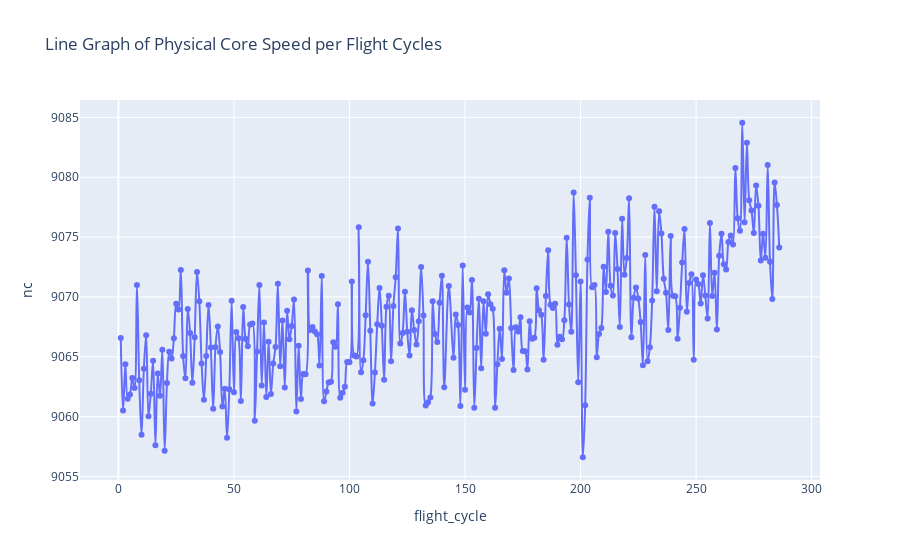

The notebook cell this image was saved under:
### Code cell
figure07 = px.line(df_aircraft_engine02_sort, 
                   x="flight_cycle", 
                   y="nc",
                   hover_name='esn',
                   line_shape='spline',
                   markers=True,
                   title="Line Graph of Physical Core Speed per Flight Cycles")
figure07.show()

### Figure 1 — Plotly figure (JSON) as saved in the notebook; plotly's stock layout.template omitted (floating-point values rounded to 4 significant figures; data arrays with more than 128 entries replaced by an {"elided": "..."} marker saying what was removed)
{"data": [{"hovertemplate": "<b>%{hovertext}</b><br><br>flight_cycle=%{x}<br>nc=%{y}<extra></extra>", "hovertext": {"elided": "284 int values"}, "legendgroup": "", "line": {"color": "#636efa", "dash": "solid", "shape": "spline"}, "marker": {"symbol": "circle"}, "mode": "markers+lines", "name": "", "orientation": "v", "showlegend": false, "type": "scatter", "x": {"elided": "284 int values"}, "xaxis": "x", "y": {"elided": "284 float values"}, "yaxis": "y"}], "layout": {"legend": {"tracegroupgap": 0}, "title": {"text": "Line Graph of Physical Core Speed per Flight Cycles"}, "xaxis": {"anchor": "y", "domain": [0, 1], "title": {"text": "flight_cycle"}}, "yaxis": {"anchor": "x", "domain": [0, 1], "title": {"text": "nc"}}}}
